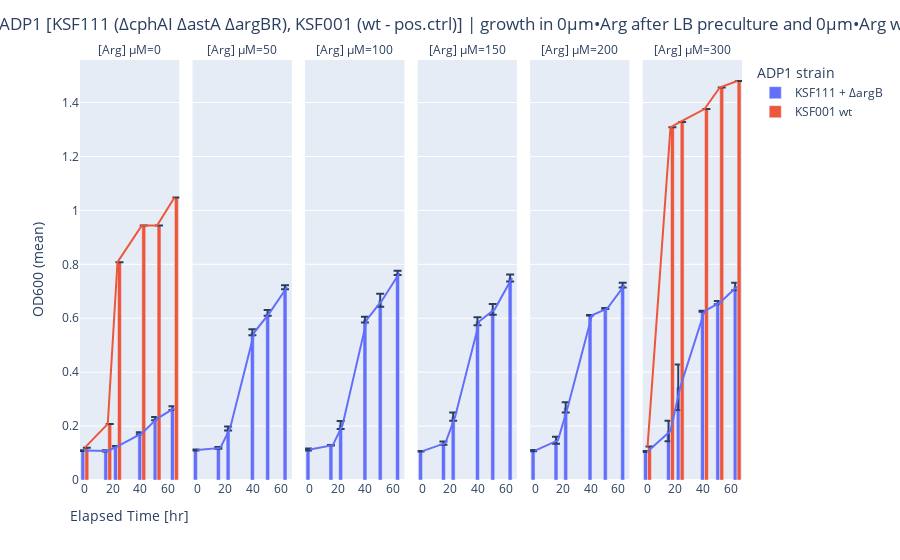

The code cell stored with this chart in its notebook:
### Code cell
fig_arg_response = (
    px
    .bar(
        df_od_mean_sem,
        x='elapsed_time_hr',
        y='od_sample_mean',
        error_y='od_sample_sem',
        color='strain_id',
        facet_col='arg_conc_uM',
        barmode='group',
        labels={
            'arg_conc_uM': '[Arg] µM',
            'od_sample_mean': 'OD600 (mean)',
            'strain_id': 'ADP1 strain',
            'elapsed_time_hr': '',
        },
    )
    .add_traces(
        px.line(
            df_od_mean_sem,
            x='elapsed_time_hr',
            y='od_sample_mean',
            color='strain_id',
            facet_col='arg_conc_uM',
            markers=False,
        )['data']
    )
    .update_layout(
        title='OD ADP1 [KSF111 (∆cphAI ∆astA ∆argBR), KSF001 (wt - pos.ctrl)] | growth in 0µm•Arg after LB preculture and 0µm•Arg wash',
        title_x=0.5,
        showlegend=True,
        boxmode='group',
        boxgap=.8,  # Gap between boxes in the same group (0.5 makes them narrower)
        boxgroupgap=0,  # Gap between different groups of boxes,
        # height=500,
        # width=2000,
        xaxis_title='Elapsed Time [hr]',
        # xaxis_title_x=.5,
    )
    .for_each_trace(dedup_trace_legends())
)

fig_arg_response.write_image('../../figures/pk_exp0011_arg_response_raw.pdf')
fig_arg_response

### Figure 1 — Plotly figure (JSON) as saved in the notebook; plotly's stock layout.template omitted (floating-point values rounded to 4 significant figures)
{"data": [{"alignmentgroup": "True", "error_y": {"array": [0.001, 0.002, 0.001, 0.004, 0.006, 0.007]}, "hovertemplate": "ADP1 strain=KSF111 + ∆argB<br>[Arg] µM=0<br>=%{x}<br>OD600 (mean)=%{y}<extra></extra>", "legendgroup": "KSF111 + ∆argB", "marker": {"color": "#636efa", "pattern": {"shape": ""}}, "name": "KSF111 + ∆argB", "offsetgroup": "KSF111 + ∆argB", "orientation": "v", "showlegend": true, "textposition": "auto", "x": [0.0, 16.5, 23.5, 41.0, 52.0, 64.5], "xaxis": "x", "y": [0.109, 0.108, 0.125, 0.173, 0.228, 0.267], "yaxis": "y", "type": "bar"}, {"alignmentgroup": "True", "error_y": {"array": [0.002, 0.003, 0.007, 0.011, 0.011, 0.007]}, "hovertemplate": "ADP1 strain=KSF111 + ∆argB<br>[Arg] µM=50<br>=%{x}<br>OD600 (mean)=%{y}<extra></extra>", "legendgroup": "KSF111 + ∆argB", "marker": {"color": "#636efa", "pattern": {"shape": ""}}, "name": "KSF111 + ∆argB", "offsetgroup": "KSF111 + ∆argB", "orientation": "v", "showlegend": false, "textposition": "auto", "x": [0.0, 16.5, 23.5, 41.0, 52.0, 64.5], "xaxis": "x2", "y": [0.111, 0.119, 0.191, 0.548, 0.62, 0.715], "yaxis": "y2", "type": "bar"}, {"alignmentgroup": "True", "error_y": {"array": [0.004, 0.001, 0.015, 0.011, 0.024, 0.008]}, "hovertemplate": "ADP1 strain=KSF111 + ∆argB<br>[Arg] µM=100<br>=%{x}<br>OD600 (mean)=%{y}<extra></extra>", "legendgroup": "KSF111 + ∆argB", "marker": {"color": "#636efa", "pattern": {"shape": ""}}, "name": "KSF111 + ∆argB", "offsetgroup": "KSF111 + ∆argB", "orientation": "v", "showlegend": false, "textposition": "auto", "x": [0.0, 16.5, 23.5, 41.0, 52.0, 64.5], "xaxis": "x3", "y": [0.113, 0.129, 0.204, 0.595, 0.667, 0.768], "yaxis": "y3", "type": "bar"}, {"alignmentgroup": "True", "error_y": {"array": [0.001, 0.006, 0.015, 0.015, 0.02, 0.013]}, "hovertemplate": "ADP1 strain=KSF111 + ∆argB<br>[Arg] µM=150<br>=%{x}<br>OD600 (mean)=%{y}<extra></extra>", "legendgroup": "KSF111 + ∆argB", "marker": {"color": "#636efa", "pattern": {"shape": ""}}, "name": "KSF111 + ∆argB", "offsetgroup": "KSF111 + ∆argB", "orientation": "v", "showlegend": false, "textposition": "auto", "x": [0.0, 16.5, 23.5, 41.0, 52.0, 64.5], "xaxis": "x4", "y": [0.107, 0.137, 0.235, 0.589, 0.633, 0.749], "yaxis": "y4", "type": "bar"}, {"alignmentgroup": "True", "error_y": {"array": [0.002, 0.013, 0.019, 0.001, 0.002, 0.009]}, "hovertemplate": "ADP1 strain=KSF111 + ∆argB<br>[Arg] µM=200<br>=%{x}<br>OD600 (mean)=%{y}<extra></extra>", "legendgroup": "KSF111 + ∆argB", "marker": {"color": "#636efa", "pattern": {"shape": ""}}, "name": "KSF111 + ∆argB", "offsetgroup": "KSF111 + ∆argB", "orientation": "v", "showlegend": false, "textposition": "auto", "x": [0.0, 16.5, 23.5, 41.0, 52.0, 64.5], "xaxis": "x5", "y": [0.109, 0.147, 0.269, 0.611, 0.636, 0.723], "yaxis": "y5", "type": "bar"}, {"alignmentgroup": "True", "error_y": {"array": [0.002, 0.038, 0.084, 0.002, 0.006, 0.014]}, "hovertemplate": "ADP1 strain=KSF111 + ∆argB<br>[Arg] µM=300<br>=%{x}<br>OD600 (mean)=%{y}<extra></extra>", "legendgroup": "KSF111 + ∆argB", "marker": {"color": "#636efa", "pattern": {"shape": ""}}, "name": "KSF111 + ∆argB", "offsetgroup": "KSF111 + ∆argB", "orientation": "v", "showlegend": false, "textposition": "auto", "x": [0.0, 16.5, 23.5, 41.0, 52.0, 64.5], "xaxis": "x6", "y": [0.106, 0.182, 0.344, 0.626, 0.658, 0.718], "yaxis": "y6", "type": "bar"}, {"alignmentgroup": "True", "error_y": {"array": [null, null, null, null, null, null]}, "hovertemplate": "ADP1 strain=KSF001 wt<br>[Arg] µM=0<br>=%{x}<br>OD600 (mean)=%{y}<extra></extra>", "legendgroup": "KSF001 wt", "marker": {"color": "#EF553B", "pattern": {"shape": ""}}, "name": "KSF001 wt", "offsetgroup": "KSF001 wt", "orientation": "v", "showlegend": true, "textposition": "auto", "x": [0.0, 16.5, 23.5, 41.0, 52.0, 64.5], "xaxis": "x", "y": [0.12, 0.208, 0.808, 0.944, 0.944, 1.048], "yaxis": "y", "type": "bar"}, {"alignmentgroup": "True", "error_y": {"array": [null, null, null, null, null, null]}, "hovertemplate": "ADP1 strain=KSF001 wt<br>[Arg] µM=300<br>=%{x}<br>OD600 (mean)=%{y}<extra></extra>", "legendgroup": "KSF001 wt", "marker": {"color": "#EF553B", "pattern": {"shape": ""}}, "name": "KSF001 wt", "offsetgroup": "KSF001 wt", "orientation": "v", "showlegend": false, "textposition": "auto", "x": [0.0, 16.5, 23.5, 41.0, 52.0, 64.5], "xaxis": "x6", "y": [0.124, 1.308, 1.328, 1.376, 1.456, 1.48], "yaxis": "y6", "type": "bar"}, {"hovertemplate": "strain_id=KSF111 + ∆argB<br>arg_conc_uM=0<br>elapsed_time_hr=%{x}<br>od_sample_mean=%{y}<extra></extra>", "legendgroup": "KSF111 + ∆argB", "line": {"color": "#636efa", "dash": "solid"}, "marker": {"symbol": "circle"}, "mode": "lines", "name": "KSF111 + ∆argB", "orientation": "v", "showlegend": false, "x": [0.0, 16.5, 23.5, 41.0, 52.0, 64.5], "xaxis": "x", "y": [0.109, 0.108, 0.125, 0.173, 0.228, 0.267], "yaxis": "y", "type": "scatter"}, {"hovertemplate": "strain_id=KSF111 + ∆argB<br>arg_conc_uM=50<br>elapsed_time_hr=%{x}<br>od_sample_mean=%{y}<extra></extra>", "legendgroup": "KSF111 + ∆argB", "line": {"color": "#636efa", "dash": "solid"}, "marker": {"symbol": "circle"}, "mode": "lines", "name": "KSF111 + ∆argB", "orientation": "v", "showlegend": false, "x": [0.0, 16.5, 23.5, 41.0, 52.0, 64.5], "xaxis": "x2", "y": [0.111, 0.119, 0.191, 0.548, 0.62, 0.715], "yaxis": "y2", "type": "scatter"}, {"hovertemplate": "strain_id=KSF111 + ∆argB<br>arg_conc_uM=100<br>elapsed_time_hr=%{x}<br>od_sample_mean=%{y}<extra></extra>", "legendgroup": "KSF111 + ∆argB", "line": {"color": "#636efa", "dash": "solid"}, "marker": {"symbol": "circle"}, "mode": "lines", "name": "KSF111 + ∆argB", "orientation": "v", "showlegend": false, "x": [0.0, 16.5, 23.5, 41.0, 52.0, 64.5], "xaxis": "x3", "y": [0.113, 0.129, 0.204, 0.595, 0.667, 0.768], "yaxis": "y3", "type": "scatter"}, {"hovertemplate": "strain_id=KSF111 + ∆argB<br>arg_conc_uM=150<br>elapsed_time_hr=%{x}<br>od_sample_mean=%{y}<extra></extra>", "legendgroup": "KSF111 + ∆argB", "line": {"color": "#636efa", "dash": "solid"}, "marker": {"symbol": "circle"}, "mode": "lines", "name": "KSF111 + ∆argB", "orientation": "v", "showlegend": false, "x": [0.0, 16.5, 23.5, 41.0, 52.0, 64.5], "xaxis": "x4", "y": [0.107, 0.137, 0.235, 0.589, 0.633, 0.749], "yaxis": "y4", "type": "scatter"}, {"hovertemplate": "strain_id=KSF111 + ∆argB<br>arg_conc_uM=200<br>elapsed_time_hr=%{x}<br>od_sample_mean=%{y}<extra></extra>", "legendgroup": "KSF111 + ∆argB", "line": {"color": "#636efa", "dash": "solid"}, "marker": {"symbol": "circle"}, "mode": "lines", "name": "KSF111 + ∆argB", "orientation": "v", "showlegend": false, "x": [0.0, 16.5, 23.5, 41.0, 52.0, 64.5], "xaxis": "x5", "y": [0.109, 0.147, 0.269, 0.611, 0.636, 0.723], "yaxis": "y5", "type": "scatter"}, {"hovertemplate": "strain_id=KSF111 + ∆argB<br>arg_conc_uM=300<br>elapsed_time_hr=%{x}<br>od_sample_mean=%{y}<extra></extra>", "legendgroup": "KSF111 + ∆argB", "line": {"color": "#636efa", "dash": "solid"}, "marker": {"symbol": "circle"}, "mode": "lines", "name": "KSF111 + ∆argB", "orientation": "v", "showlegend": false, "x": [0.0, 16.5, 23.5, 41.0, 52.0, 64.5], "xaxis": "x6", "y": [0.106, 0.182, 0.344, 0.626, 0.658, 0.718], "yaxis": "y6", "type": "scatter"}, {"hovertemplate": "strain_id=KSF001 wt<br>arg_conc_uM=0<br>elapsed_time_hr=%{x}<br>od_sample_mean=%{y}<extra></extra>", "legendgroup": "KSF001 wt", "line": {"color": "#EF553B", "dash": "solid"}, "marker": {"symbol": "circle"}, "mode": "lines", "name": "KSF001 wt", "orientation": "v", "showlegend": false, "x": [0.0, 16.5, 23.5, 41.0, 52.0, 64.5], "xaxis": "x", "y": [0.12, 0.208, 0.808, 0.944, 0.944, 1.048], "yaxis": "y", "type": "scatter"}, {"hovertemplate": "strain_id=KSF001 wt<br>arg_conc_uM=300<br>elapsed_time_hr=%{x}<br>od_sample_mean=%{y}<extra></extra>", "legendgroup": "KSF001 wt", "line": {"color": "#EF553B", "dash": "solid"}, "marker": {"symbol": "circle"}, "mode": "lines", "name": "KSF001 wt", "orientation": "v", "showlegend": false, "x": [0.0, 16.5, 23.5, 41.0, 52.0, 64.5], "xaxis": "x6", "y": [0.124, 1.308, 1.328, 1.376, 1.456, 1.48], "yaxis": "y6", "type": "scatter"}], "layout": {"xaxis": {"anchor": "y", "domain": [0.0, 0.15], "title": {"text": "Elapsed Time [hr]"}}, "yaxis": {"anchor": "x", "domain": [0.0, 1.0], "title": {"text": "OD600 (mean)"}}, "xaxis2": {"anchor": "y2", "domain": [0.17, 0.32], "matches": "x", "title": {"text": ""}}, "yaxis2": {"anchor": "x2", "domain": [0.0, 1.0], "matches": "y", "showticklabels": false}, "xaxis3": {"anchor": "y3", "domain": [0.34, 0.49], "matches": "x", "title": {"text": ""}}, "yaxis3": {"anchor": "x3", "domain": [0.0, 1.0], "matches": "y", "showticklabels": false}, "xaxis4": {"anchor": "y4", "domain": [0.51, 0.66], "matches": "x", "title": {"text": ""}}, "yaxis4": {"anchor": "x4", "domain": [0.0, 1.0], "matches": "y", "showticklabels": false}, "xaxis5": {"anchor": "y5", "domain": [0.68, 0.83], "matches": "x", "title": {"text": ""}}, "yaxis5": {"anchor": "x5", "domain": [0.0, 1.0], "matches": "y", "showticklabels": false}, "xaxis6": {"anchor": "y6", "domain": [0.85, 1.0], "matches": "x", "title": {"text": ""}}, "yaxis6": {"anchor": "x6", "domain": [0.0, 1.0], "matches": "y", "showticklabels": false}, "annotations": [{"font": {}, "showarrow": false, "text": "[Arg] µM=0", "x": 0.075, "xanchor": "center", "xref": "paper", "y": 1.0, "yanchor": "bottom", "yref": "paper"}, {"font": {}, "showarrow": false, "text": "[Arg] µM=50", "x": 0.245, "xanchor": "center", "xref": "paper", "y": 1.0, "yanchor": "bottom", "yref": "paper"}, {"font": {}, "showarrow": false, "text": "[Arg] µM=100", "x": 0.415, "xanchor": "center", "xref": "paper", "y": 1.0, "yanchor": "bottom", "yref": "paper"}, {"font": {}, "showarrow": false, "text": "[Arg] µM=150", "x": 0.585, "xanchor": "center", "xref": "paper", "y": 1.0, "yanchor": "bottom", "yref": "paper"}, {"font": {}, "showarrow": false, "text": "[Arg] µM=200", "x": 0.755, "xanchor": "center", "xref": "paper", "y": 1.0, "yanchor": "bottom", "yref": "paper"}, {"font": {}, "showarrow": false, "text": "[Arg] µM=300", "x": 0.925, "xanchor": "center", "xref": "paper", "y": 1.0, "yanchor": "bottom", "yref": "paper"}], "legend": {"title": {"text": "ADP1 strain"}, "tracegroupgap": 0}, "margin": {"t": 60}, "barmode": "group", "title": {"text": "OD ADP1 [KSF111 (∆cphAI ∆astA ∆argBR), KSF001 (wt - pos.ctrl)] | growth in 0µm•Arg after LB preculture and 0µm•Arg wash", "x": 0.5}, "showlegend": true, "boxmode": "group", "boxgap": 0.8, "boxgroupgap": 0}}
